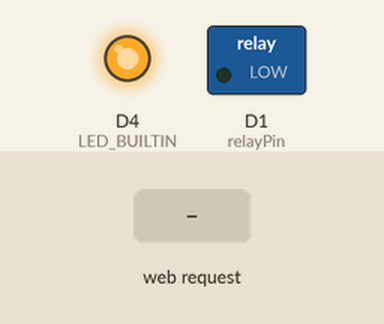
This sketch was run on a simulated ESP8266 (NodeMCU). Parts: switched loads named in the sketch (green lamp = pin HIGH), output pins drawn as LEDs (lit = HIGH, except the on-board LED, lit = LOW). Inputs (shaded band) come from the test bench. WiFi joins after 1.5 s; servers stay silent unless stated; what the sketch prints to the serial monitor is not drawn.

Above: at 2.7 s.
2.8 s: HTTP request GET /turnOn received
At 3.8 s:
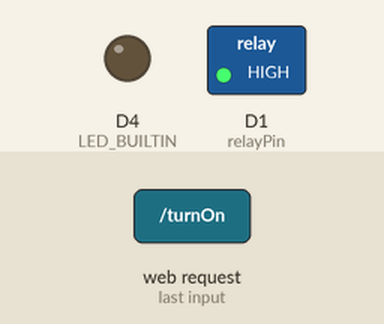
4.3 s: HTTP request GET /turnOff received
At 5.0 s:
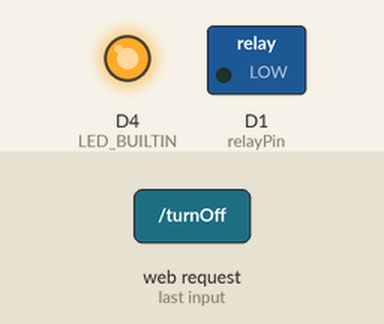
Timing chart, 0 to 7.3 s (numbered marks = the images above; inputs shaded):
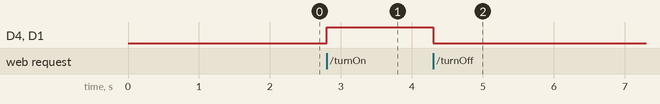

Measured:
- after the input at 2.8 s, D4 (LED_BUILTIN), D1 (relayPin): LOW → HIGH at once
- after the input at 4.3 s, D4 (LED_BUILTIN), D1 (relayPin): HIGH → LOW at once

The sketch:

sketch_oct12a.ino
```cpp
#include <ESP8266WiFi.h>

const char* ssid = "Tawan_Titie";         // Replace with your network SSID
const char* password = "620523371"; // Replace with your network password

WiFiServer server(80);  // Create a server that listens on port 80

const int relayPin = D1;  // ใช้ GPIO D1 สำหรับควบคุม Relay

void setup() {
  Serial.begin(115200);
  delay(10);

  // ตั้งค่า Relay Pin เป็น OUTPUT
  pinMode(relayPin, OUTPUT);
  digitalWrite(relayPin, LOW);  // เริ่มต้นให้ Relay ปิดอยู่

  // ตั้งค่า Built-in LED เป็น OUTPUT
  pinMode(LED_BUILTIN, OUTPUT);
  digitalWrite(LED_BUILTIN, LOW);  // เริ่มต้นให้ LED ปิดอยู่

  // เชื่อมต่อ Wi-Fi
  WiFi.begin(ssid, password);
  while (WiFi.status() != WL_CONNECTED) {
    delay(500);
    Serial.print(".");
  }

  Serial.println("Connected to Wi-Fi");
  server.begin();  // เริ่มต้น server
}

void loop() {
  WiFiClient client = server.available(); // เช็คว่ามีการเชื่อมต่อจาก client หรือไม่
  if (client) {
    String request = client.readStringUntil('\r');
    client.flush();

    // ตรวจสอบคำสั่งเปิด relay
    if (request.indexOf("/turnOn") != -1) {
      digitalWrite(LED_BUILTIN, HIGH); // เปิด LED บนบอร์ด
      digitalWrite(relayPin, HIGH);    // เปิด Relay
      Serial.println("Relay turned ON");  // Log ข้อความ
    }

    // ตรวจสอบคำสั่งปิด relay
    if (request.indexOf("/turnOff") != -1) {
      digitalWrite(LED_BUILTIN, LOW);  // ปิด LED บนบอร์ด
      digitalWrite(relayPin, LOW);     // ปิด Relay
      Serial.println("Relay turned OFF");  // Log ข้อความ
    }

    // ส่ง Response กลับไปยัง Client
    client.println("HTTP/1.1 200 OK");
    client.println("Content-type:text/html");
    client.println();
    client.println("<html><body><h1>ESP8266 Relay Control</h1></body></html>");
    client.stop();  // ปิดการเชื่อมต่อ
  }
}
```
